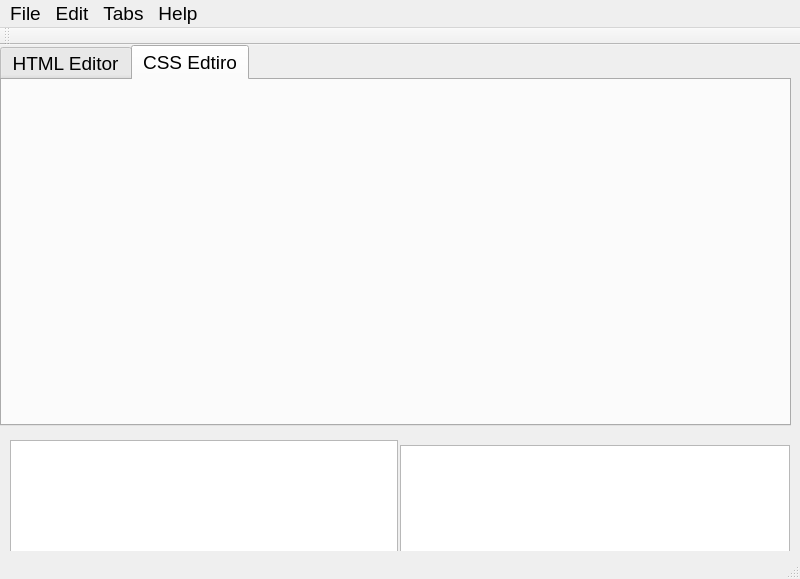
<?xml version="1.0" encoding="UTF-8"?>
<ui version="4.0">
 <author>Edward Charles Eberle</author>
 <class>HTMLEditor</class>
 <widget class="QMainWindow" name="HTMLEditor">
  <property name="geometry">
   <rect>
    <x>0</x>
    <y>0</y>
    <width>800</width>
    <height>579</height>
   </rect>
  </property>
  <property name="sizePolicy">
   <sizepolicy hsizetype="Expanding" vsizetype="Expanding">
    <horstretch>0</horstretch>
    <verstretch>0</verstretch>
   </sizepolicy>
  </property>
  <property name="sizeIncrement">
   <size>
    <width>5</width>
    <height>5</height>
   </size>
  </property>
  <property name="baseSize">
   <size>
    <width>800</width>
    <height>600</height>
   </size>
  </property>
  <property name="font">
   <font>
    <pointsize>14</pointsize>
   </font>
  </property>
  <property name="windowTitle">
   <string>All Editors</string>
  </property>
  <property name="windowIcon">
   <iconset>
    <normaloff>../../../../usr/share/htmleditor/resources/htmledit.png</normaloff>../../../../usr/share/htmleditor/resources/htmledit.png</iconset>
  </property>
  <widget class="QWidget" name="centralwidget">
   <widget class="QListWidget" name="tagList">
    <property name="geometry">
     <rect>
      <x>10</x>
      <y>395</y>
      <width>388</width>
      <height>115</height>
     </rect>
    </property>
   </widget>
   <widget class="QListWidget" name="cssList">
    <property name="geometry">
     <rect>
      <x>400</x>
      <y>400</y>
      <width>390</width>
      <height>115</height>
     </rect>
    </property>
   </widget>
   <widget class="QTabWidget" name="tabWidget">
    <property name="geometry">
     <rect>
      <x>0</x>
      <y>0</y>
      <width>791</width>
      <height>381</height>
     </rect>
    </property>
    <property name="currentIndex">
     <number>1</number>
    </property>
    <widget class="QWidget" name="tab1">
     <attribute name="title">
      <string>HTML Editor</string>
     </attribute>
    </widget>
    <widget class="QWidget" name="tab2">
     <attribute name="title">
      <string>CSS Edtiro</string>
     </attribute>
    </widget>
   </widget>
  </widget>
  <widget class="QMenuBar" name="menubar">
   <property name="geometry">
    <rect>
     <x>0</x>
     <y>0</y>
     <width>800</width>
     <height>38</height>
    </rect>
   </property>
   <property name="nativeMenuBar">
    <bool>false</bool>
   </property>
   <widget class="QMenu" name="menuEdit">
    <property name="title">
     <string>Edit</string>
    </property>
    <addaction name="actionUndo"/>
    <addaction name="actionRedo"/>
    <addaction name="actionCut"/>
    <addaction name="actionCopy"/>
    <addaction name="actionPaste"/>
    <addaction name="actionFind_and_Replace"/>
    <addaction name="actionSelect_All"/>
   </widget>
   <widget class="QMenu" name="menuHelp">
    <property name="title">
     <string>Help</string>
    </property>
    <addaction name="actionHelp"/>
    <addaction name="actionAbout_HTML_Editor"/>
    <addaction name="actionW3C_org_School"/>
    <addaction name="actionPreferences"/>
    <addaction name="actionSave_Preferences"/>
    <addaction name="actionLoad_Preferences"/>
   </widget>
   <widget class="QMenu" name="menuFile">
    <property name="title">
     <string>File</string>
    </property>
    <addaction name="actionNew"/>
    <addaction name="actionNew_CSS"/>
    <addaction name="actionOpen"/>
    <addaction name="actionSave"/>
    <addaction name="actionSave_As"/>
    <addaction name="actionSave_All"/>
    <addaction name="actionClose"/>
    <addaction name="actionClose_All"/>
    <addaction name="actionPrint"/>
    <addaction name="actionExit"/>
   </widget>
   <widget class="QMenu" name="menuTabs">
    <property name="title">
     <string>Tabs</string>
    </property>
    <addaction name="actionCloseCurrent"/>
    <addaction name="actionCloseAll"/>
    <addaction name="actionWeb_Browser"/>
   </widget>
   <addaction name="menuFile"/>
   <addaction name="menuEdit"/>
   <addaction name="menuTabs"/>
   <addaction name="menuHelp"/>
  </widget>
  <widget class="QStatusBar" name="statusbar"/>
  <widget class="QToolBar" name="toolBar">
   <property name="windowTitle">
    <string>toolBar</string>
   </property>
   <attribute name="toolBarArea">
    <enum>TopToolBarArea</enum>
   </attribute>
   <attribute name="toolBarBreak">
    <bool>false</bool>
   </attribute>
  </widget>
  <action name="actionNew">
   <property name="icon">
    <iconset>
     <normaloff>../../../../usr/share/htmleditor/resources/filenew.png</normaloff>../../../../usr/share/htmleditor/resources/filenew.png</iconset>
   </property>
   <property name="text">
    <string>&amp;New HTML</string>
   </property>
   <property name="shortcut">
    <string>Ctrl+N</string>
   </property>
   <property name="shortcutContext">
    <enum>Qt::ApplicationShortcut</enum>
   </property>
  </action>
  <action name="actionOpen">
   <property name="icon">
    <iconset>
     <normaloff>../../../../usr/share/htmleditor/resources/fileopen.png</normaloff>../../../../usr/share/htmleditor/resources/fileopen.png</iconset>
   </property>
   <property name="text">
    <string>&amp;Open</string>
   </property>
   <property name="shortcut">
    <string>Ctrl+O</string>
   </property>
  </action>
  <action name="actionSave">
   <property name="icon">
    <iconset>
     <normaloff>../../../../usr/share/htmleditor/resources/filesave.png</normaloff>../../../../usr/share/htmleditor/resources/filesave.png</iconset>
   </property>
   <property name="text">
    <string>&amp;Save</string>
   </property>
   <property name="shortcut">
    <string>Ctrl+S</string>
   </property>
  </action>
  <action name="actionSave_As">
   <property name="icon">
    <iconset>
     <normaloff>../../../../usr/share/htmleditor/resources/filesaveas.png</normaloff>../../../../usr/share/htmleditor/resources/filesaveas.png</iconset>
   </property>
   <property name="text">
    <string>Save As</string>
   </property>
  </action>
  <action name="actionClose">
   <property name="icon">
    <iconset>
     <normaloff>../../../../usr/share/htmleditor/resources/fileclose.png</normaloff>../../../../usr/share/htmleditor/resources/fileclose.png</iconset>
   </property>
   <property name="text">
    <string>Close</string>
   </property>
  </action>
  <action name="actionClose_All">
   <property name="icon">
    <iconset>
     <normaloff>../../../../usr/share/htmleditor/resources/fileclose.png</normaloff>../../../../usr/share/htmleditor/resources/fileclose.png</iconset>
   </property>
   <property name="text">
    <string>Close All</string>
   </property>
  </action>
  <action name="actionPrint">
   <property name="icon">
    <iconset>
     <normaloff>../../../../usr/share/htmleditor/resources/fileprint.png</normaloff>../../../../usr/share/htmleditor/resources/fileprint.png</iconset>
   </property>
   <property name="text">
    <string>Print</string>
   </property>
  </action>
  <action name="actionUndo">
   <property name="icon">
    <iconset>
     <normaloff>../../../../usr/share/htmleditor/resources/undo.png</normaloff>../../../../usr/share/htmleditor/resources/undo.png</iconset>
   </property>
   <property name="text">
    <string>&amp;Undo</string>
   </property>
   <property name="shortcut">
    <string>Ctrl+U</string>
   </property>
  </action>
  <action name="actionRedo">
   <property name="icon">
    <iconset>
     <normaloff>../../../../usr/share/htmleditor/resources/redo.png</normaloff>../../../../usr/share/htmleditor/resources/redo.png</iconset>
   </property>
   <property name="text">
    <string>&amp;Redo</string>
   </property>
   <property name="shortcut">
    <string>Ctrl+R</string>
   </property>
  </action>
  <action name="actionCut">
   <property name="icon">
    <iconset>
     <normaloff>../../../../usr/share/htmleditor/resources/editcut.png</normaloff>../../../../usr/share/htmleditor/resources/editcut.png</iconset>
   </property>
   <property name="text">
    <string>Cut Ctrl+X</string>
   </property>
   <property name="shortcut">
    <string>Ctrl+X</string>
   </property>
  </action>
  <action name="actionCopy">
   <property name="icon">
    <iconset>
     <normaloff>../../../../usr/share/htmleditor/resources/editcopy.png</normaloff>../../../../usr/share/htmleditor/resources/editcopy.png</iconset>
   </property>
   <property name="text">
    <string>&amp;Copy</string>
   </property>
   <property name="shortcut">
    <string>Ctrl+C</string>
   </property>
  </action>
  <action name="actionPaste">
   <property name="icon">
    <iconset>
     <normaloff>../../../../usr/share/htmleditor/resources/editpaste.png</normaloff>../../../../usr/share/htmleditor/resources/editpaste.png</iconset>
   </property>
   <property name="text">
    <string>Paste Ctrl+V</string>
   </property>
   <property name="shortcut">
    <string>Ctrl+V</string>
   </property>
  </action>
  <action name="actionFind_and_Replace">
   <property name="icon">
    <iconset>
     <normaloff>../../../../usr/share/htmleditor/resources/find.png</normaloff>../../../../usr/share/htmleditor/resources/find.png</iconset>
   </property>
   <property name="text">
    <string>&amp;Find and Replace</string>
   </property>
   <property name="shortcut">
    <string>Ctrl+F</string>
   </property>
  </action>
  <action name="actionSelect_All">
   <property name="icon">
    <iconset>
     <normaloff>../../../../usr/share/htmleditor/resources/selectall.png</normaloff>../../../../usr/share/htmleditor/resources/selectall.png</iconset>
   </property>
   <property name="text">
    <string>Select &amp;All</string>
   </property>
   <property name="shortcut">
    <string>Ctrl+A</string>
   </property>
  </action>
  <action name="actionExit">
   <property name="icon">
    <iconset>
     <normaloff>../../../../usr/share/htmleditor/resources/exit.png</normaloff>../../../../usr/share/htmleditor/resources/exit.png</iconset>
   </property>
   <property name="text">
    <string>Exit</string>
   </property>
  </action>
  <action name="actionHelp">
   <property name="icon">
    <iconset>
     <normaloff>../../../../usr/share/htmleditor/resources/htmledit.png</normaloff>../../../../usr/share/htmleditor/resources/htmledit.png</iconset>
   </property>
   <property name="text">
    <string>Help F1</string>
   </property>
   <property name="shortcut">
    <string>F1</string>
   </property>
  </action>
  <action name="actionAbout_HTML_Editor">
   <property name="icon">
    <iconset>
     <normaloff>../../../../usr/share/htmleditor/resources/htmledit.png</normaloff>../../../../usr/share/htmleditor/resources/htmledit.png</iconset>
   </property>
   <property name="text">
    <string>About HTML Editor</string>
   </property>
  </action>
  <action name="actionTabList">
   <property name="icon">
    <iconset>
     <normaloff>../../../../usr/share/htmleditor/resources/textedit.png</normaloff>../../../../usr/share/htmleditor/resources/textedit.png</iconset>
   </property>
   <property name="text">
    <string>Tab List</string>
   </property>
  </action>
  <action name="actionCloseAll">
   <property name="icon">
    <iconset>
     <normaloff>../../../../usr/share/htmleditor/resources/fileclose.png</normaloff>../../../../usr/share/htmleditor/resources/fileclose.png</iconset>
   </property>
   <property name="text">
    <string>Close All</string>
   </property>
  </action>
  <action name="actionW3C_org_School">
   <property name="icon">
    <iconset>
     <normaloff>../../../../usr/share/htmleditor/resources/w3cicon.png</normaloff>../../../../usr/share/htmleditor/resources/w3cicon.png</iconset>
   </property>
   <property name="text">
    <string>W3C.org School F2</string>
   </property>
   <property name="shortcut">
    <string>F2</string>
   </property>
  </action>
  <action name="actionDelete_Tags">
   <property name="icon">
    <iconset>
     <normaloff>../../../../usr/share/htmleditor/resources/htmltags.png</normaloff>../../../../usr/share/htmleditor/resources/htmltags.png</iconset>
   </property>
   <property name="text">
    <string>&amp;Delete Tags</string>
   </property>
   <property name="shortcut">
    <string>Ctrl+D</string>
   </property>
  </action>
  <action name="actionWeb_Browser">
   <property name="icon">
    <iconset>
     <normaloff>../../../../usr/share/htmleditor/resources/webbrowser.png</normaloff>../../../../usr/share/htmleditor/resources/webbrowser.png</iconset>
   </property>
   <property name="text">
    <string>Web Browser</string>
   </property>
  </action>
  <action name="actionHTML_To_Text">
   <property name="icon">
    <iconset>
     <normaloff>../../../../usr/share/htmleditor/resources/texttohtml.png</normaloff>../../../../usr/share/htmleditor/resources/texttohtml.png</iconset>
   </property>
   <property name="text">
    <string>HTML To Text</string>
   </property>
  </action>
  <action name="actionPreferences">
   <property name="icon">
    <iconset>
     <normaloff>../../../../usr/share/htmleditor/resources/configure.png</normaloff>../../../../usr/share/htmleditor/resources/configure.png</iconset>
   </property>
   <property name="text">
    <string>&amp;Preferences</string>
   </property>
   <property name="shortcut">
    <string>Ctrl+P</string>
   </property>
  </action>
  <action name="actionSave_All">
   <property name="icon">
    <iconset>
     <normaloff>../../../../usr/share/htmleditor/resources/filesave.png</normaloff>../../../../usr/share/htmleditor/resources/filesave.png</iconset>
   </property>
   <property name="text">
    <string>Save All</string>
   </property>
  </action>
  <action name="actionHTML_and_CSS">
   <property name="icon">
    <iconset>
     <normaloff>../../../../usr/share/htmleditor/resources/htmledit.png</normaloff>../../../../usr/share/htmleditor/resources/htmledit.png</iconset>
   </property>
   <property name="text">
    <string>HTML and CSS</string>
   </property>
  </action>
  <action name="actionSave_Preferences">
   <property name="icon">
    <iconset>
     <normaloff>../../../../usr/share/htmleditor/resources/filesave.png</normaloff>../../../../usr/share/htmleditor/resources/filesave.png</iconset>
   </property>
   <property name="text">
    <string>Save Preferences</string>
   </property>
  </action>
  <action name="actionLoad_Preferences">
   <property name="icon">
    <iconset>
     <normaloff>../../../../usr/share/htmleditor/resources/fileopen.png</normaloff>../../../../usr/share/htmleditor/resources/fileopen.png</iconset>
   </property>
   <property name="text">
    <string>Load Preferences</string>
   </property>
  </action>
  <action name="actionCloseCurrent">
   <property name="icon">
    <iconset>
     <normaloff>../../../../usr/share/htmleditor/resources/fileclose.png</normaloff>../../../../usr/share/htmleditor/resources/fileclose.png</iconset>
   </property>
   <property name="text">
    <string>Close Current</string>
   </property>
  </action>
  <action name="actionNew_CSS">
   <property name="icon">
    <iconset>
     <normaloff>../../../../usr/share/htmleditor/resources/filenew.png</normaloff>../../../../usr/share/htmleditor/resources/filenew.png</iconset>
   </property>
   <property name="text">
    <string>New CSS</string>
   </property>
  </action>
 </widget>
 <resources/>
 <connections/>
</ui>
